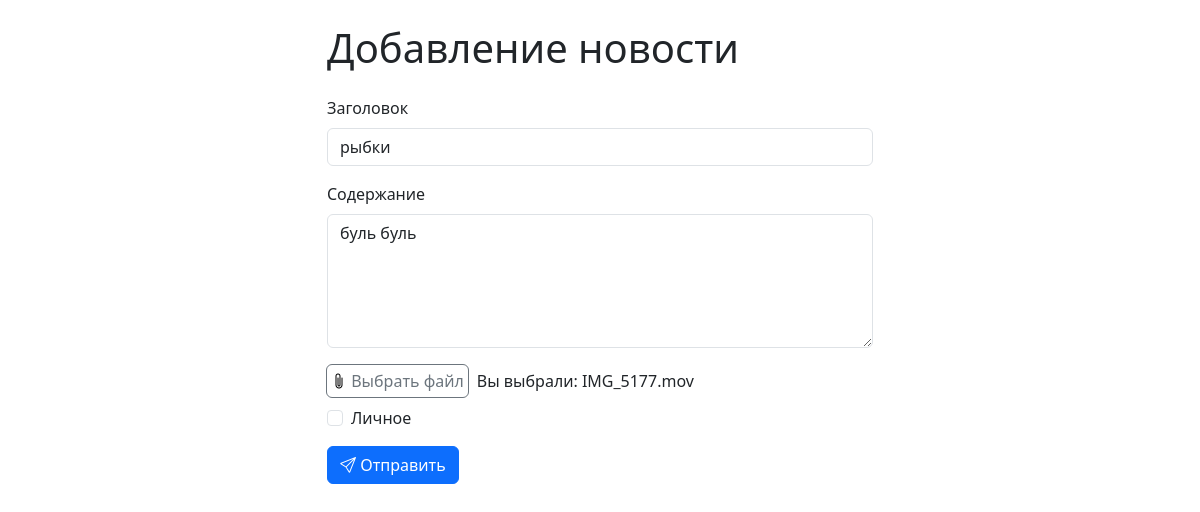
Screenshot of /news/6 (signed in) with the database file from the repository.
### data/news.py (models this page shows)
class News(SqlAlchemyBase):
    __tablename__ = 'news'
    id = sqlalchemy.Column(sqlalchemy.Integer, primary_key=True, autoincrement=True)
    title = sqlalchemy.Column(sqlalchemy.String, nullable=True)
    content = sqlalchemy.Column(sqlalchemy.String, nullable=True)
    created_date = sqlalchemy.Column(sqlalchemy.DateTime, default=datetime.datetime.now)
    is_private = sqlalchemy.Column(sqlalchemy.Boolean, default=True)
    file = sqlalchemy.Column(sqlalchemy.String, nullable=True)
    user_id = sqlalchemy.Column(sqlalchemy.Integer, sqlalchemy.ForeignKey("users.id"))
    user = orm.relationship('User')
    categories = orm.relationship("Category", secondary="association", backref="news")
    likes = orm.relationship('User', secondary=news_likes, backref='liked_news')
    dislikes = orm.relationship('User', secondary=news_dislikes, backref='disliked_news')
    favorites = orm.relationship('User', secondary=news_favorites, backref='favorited_news')
    starred = orm.relationship("User",
                               secondary=news_starred,
                               backref=orm.backref("starred_news", lazy='subquery'))

### main.py (the view, shortened to what this page needs)
@app.route('/news/<int:id>', methods=['GET', 'POST'])
@login_required
def edit_news(id):
    form = NewsForm()
    db_sess = db_session.create_session()
    news = db_sess.query(News).filter(News.id == id, News.user == current_user).first()
    if not news:
        abort(404)
    if request.method == "GET":
        form.title.data = news.title
        form.content.data = news.content
        form.is_private.data = news.is_private
    return render_template('news.html', title='Редактирование новости', form=form, current_file=news.file)

### forms/news.py
class NewsForm(FlaskForm):
    title = StringField('Заголовок', validators=[DataRequired()])
    content = TextAreaField("Содержание")
    file = FileField('Прикрепить документ')
    is_private = BooleanField("Личное")
    submit = SubmitField('Применить')

### data/db_session.py (called while the page is built)
def create_session() -> Session:
    global __factory
    return __factory()

### main.py (called while the page is built)
@login_manager.user_loader
def load_user(user_id):
    db_sess = db_session.create_session()
    user = db_sess.get(User, user_id)
    return user

### templates/news.html (shortened to what this page needs)
<!doctype html>
<html lang="en">
  <head>
    <link href="https://cdn.jsdelivr.net/npm/bootstrap@5.3.2/dist/css/bootstrap.min.css" rel="stylesheet">
      <link rel="stylesheet" href="https://cdn.jsdelivr.net/npm/bootstrap-icons@1.11.3/font/bootstrap-icons.min.css">
  </head>
  <body>
    <div class="container mt-4">
      <div class="row justify-content-center">
        <div class="col-md-8 col-lg-6">
          <h1 class="mb-4">Добавление новости</h1>
          <form action="" method="post" enctype="multipart/form-data">
            <div class="mb-3">
              {{ form.title.label(class="form-label") }}
              {{ form.title(class="form-control" + (" is-invalid" if form.title.errors else "")) }}
            </div>
            <div class="mb-3">
              {{ form.content.label(class="form-label") }}
              {{ form.content(class="form-control" + (" is-invalid" if form.content.errors else ""), rows=5) }}
            </div>
            <div class="container mb-2 p-0 d-flex">
              <div class="input-group">
                <label for="File" class="btn btn-outline-secondary p-1 rounded-2 fs-6">
                    <i class="bi bi-paperclip text-black"></i> Выбрать файл
                </label>
                <span id="file-name" class="text ms-2 align-self-center">
                  {% if current_file %}
                      Вы выбрали: {{ current_file }}
                  {% else %}
                      Файл не выбран
                  {% endif %}
                </span>
              </div>
            </div>
            <div class="mb-3 form-check">
              {{ form.is_private(class="form-check-input") }}
              {{ form.is_private.label(class="form-check-label") }}
            </div>
            <button type="submit" class="btn btn-primary">
              <i class="bi bi-send"></i> Отправить
            </button>
          </form>
        </div>
      </div>
    </div>
  </body>
</html>

### rows the page displays
News: title "рыбки", content "буль буль", file "IMG_5177.mov"
